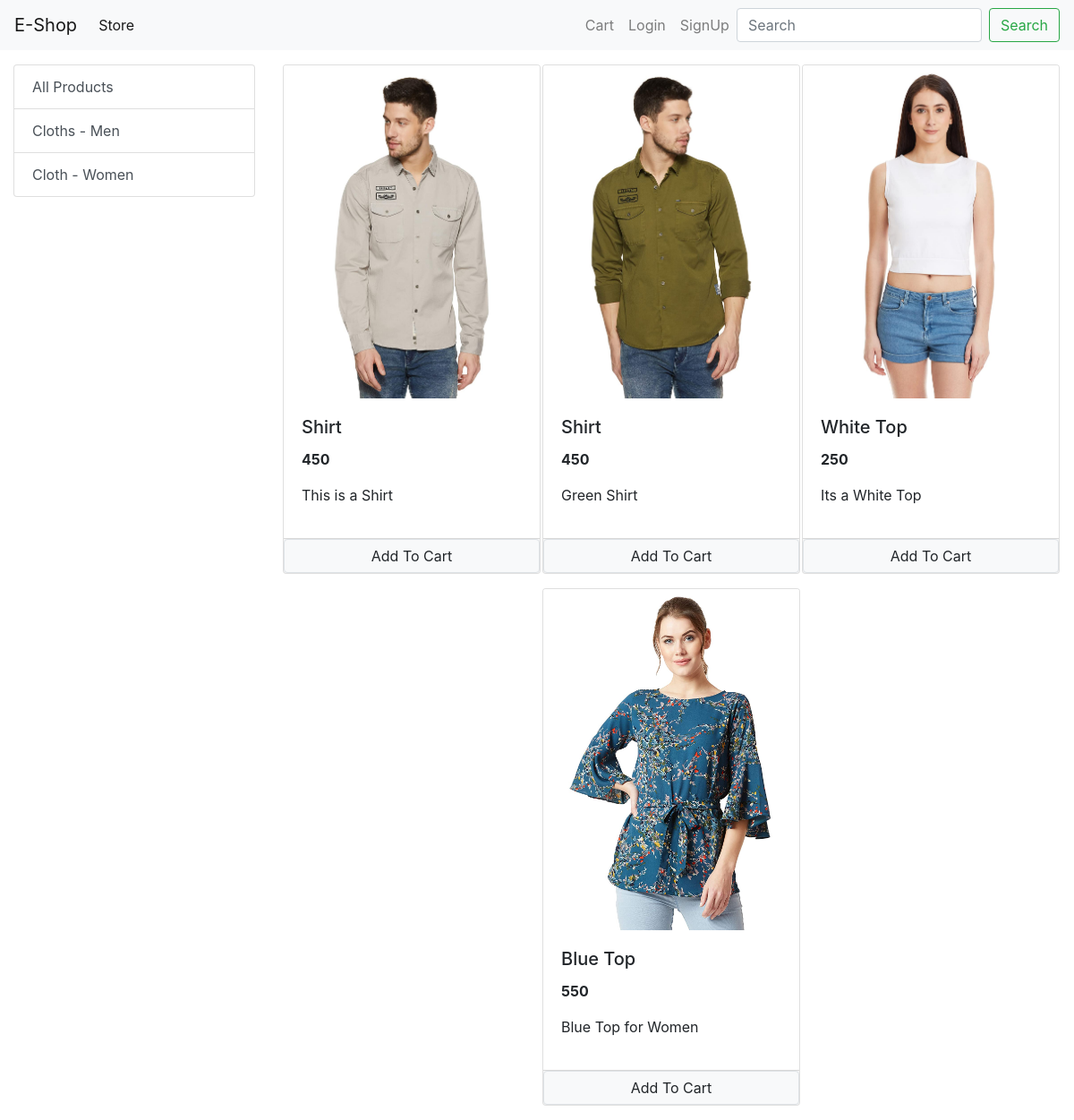
The page / on the database its author committed.
### store/models/category.py (models this page shows, shortened)
class Category(models.Model):
    name = models.CharField(max_length=20)
    @staticmethod
    def get_all_category():
        return Category.objects.all()

### store/models/product.py (models this page shows, shortened)
class Product(models.Model):
    name = models.CharField(max_length=50)
    price = models.IntegerField(default=0)
    category = models.ForeignKey(Category, on_delete=models.CASCADE, default=1)
    description = models.CharField(max_length=200, default=' ')
    image = models.ImageField(upload_to='uploads/products/')
    @staticmethod
    def get_all_products():
        return Product.objects.all()

### store/views/home.py (the view, shortened to what this page needs)
# urls.py: path('', home.Index.as_view(), name="index_page"),
class Index(View):
    def get(self, request):
        cart = request.session.get('cart')
        if not cart:
            request.session['cart'] = {}
        products = None
        categorys = Category.get_all_category()
        categoryID = request.GET.get('category')
        if categoryID:
            products = Product.get_all_products_by_category_id(categoryID)
        else:
            products = Product.get_all_products()
        data = {}
        data['products'] = products
        data['categorys'] = categorys
        print(request.session.get('email'))
        return render(request, 'index.html', data)

### store/templatetags/cart.py (called while the page is built)
@register.filter(name='is_in_cart')
def is_in_cart(product, cart):
    if str(product.id) in cart:
        return True
    return False

### store/templates/index.html (shortened to what this page needs)
{% extends 'base.html' %}
{% block content %}
{% load cart %}
<div class="container-fluid mt-3">
  <div class="row">
    <div class="col-lg-3 mx-auto">
      <div class="list-group">
        <a href="/" class="list-group-item list-group-item-action">All Products</a>
        {% for category in categorys %}
        <a href="/?category={{category.id}}" class="list-group-item list-group-item-action">{{category.name}}</a>
        {% endfor %}
      </div>
    </div>
    <div id='products' class='col-lg-9 mx-auto'>
        <div class="row mx-auto">
          {% for product in products %}
          <div class= "card mx-auto mb-3" id='{{product.id}}' style="width: 18rem;">
            <img src="{{product.image.url}}" class="card-img-top" alt="...">
            <div class="card-body">
              <h5 class="card-title">{{product.name}}</h5>
              <p class="card-text"><b>{{product.price}}</b></p>
              <p>{{product.description}}</p>
            </div>
            <div class="card-footer p-0 ">
              {% if product|is_in_cart:request.session.cart %}
              <div class="row no-gutters">
                <form action="/#{{product.id}}" method="post" class="col-2">
                  {% csrf_token %}
                  <input hidden type="text" name ="product" value="{{product.id}}">
                  <input hidden type="text" name ="minus" value=True>
                  <input type="submit" value=" - " class='btn btn-block btn-secondary'>
                </form>
                <div class="text-center col">{{product|quantity_in_cart:request.session.cart}} in Cart</div>
                <form action="/#{{product.id}}" method="post" class="col-2">
                  {% csrf_token %}
                  <input hidden type="text" name ="product" value="{{product.id}}">
                  <input type="submit" value=' + ' class=' btn btn-block btn-secondary'>
                </form>
            </div>
              {% else %}
              <form action="/#{{product.id}}" method="POST" class="btn-block">
              <input type="submit" href="#" class=" float-right btn btn-light border form-control" value="Add To Cart">
              </form>
              {% endif %}
          </div>
          </div>
          {% endfor %}
      </div>
  </div>
    </div>
  </div>
    {% endblock %}

### store/templates/base.html (shortened to what this page needs)
<!doctype html>
<html lang="en">
  <head>
    <link rel="stylesheet" href="https://cdn.jsdelivr.net/npm/bootstrap@4.6.0/dist/css/bootstrap.min.css">
  </head>
  <body>
    <nav class="navbar navbar-expand-lg navbar-light bg-light">
      <a class="navbar-brand" href="/">E-Shop</a>
      <div class="collapse navbar-collapse" id="navbarSupportedContent">
        <ul class="navbar-nav mr-auto">
          <li class="nav-item active">
            <a class="nav-link" href="#">Store <span class="sr-only">(current)</span></a>
          </li>
        </ul>
        <ul class="navbar-nav  my-2 my-lg-0">
          {% if request.session.customer_id %}
          <li class="nav-item ">
            <a class="nav-link" href="/cart">Cart
              <span class="badge badge-info">{{request.session.cart|length}}</span>
              <span class="sr-only">(current)</span></a>
          </li>
          <li class="nav-item ">
            <a class="nav-link" href="/orders">Orders <span class="sr-only">(current)</span></a>
          </li>
          <li class="nav-item ">
            <a class="nav-link" href="/logout">Logout <span class="sr-only">(current)</span></a>
          </li>
          {% else %}
          <li class="nav-item ">
            <a class="nav-link" href="/cart">Cart <span class="sr-only">(current)</span></a>
          </li>
          <li class="nav-item ">
            <a class="nav-link" href="/login">Login</a>
          </li>
          <li class="nav-item ">
            <a class="nav-link" href="/signup">SignUp</a>
          </li>
          {% endif %}
        </ul>
        <form class="form-inline my-2 my-lg-0">
          <input class="form-control mr-sm-2" type="search" placeholder="Search" aria-label="Search">
          <button class="btn btn-outline-success my-2 my-sm-0" type="submit">Search</button>
        </form>
      </div>
    </nav>
    {% block content %}{% endblock %}
  </body>
</html>

### rows shown on the page
Category: name "Cloths - Men"
Category: name "Cloth - Women"
Product: {{ product.id }} 1 (drawn), image (picture), name "Shirt", price "450", description "This is a Shirt"
Product: image (picture), name "Shirt", price "450", description "Green Shirt"
Product: image (picture), name "White Top", price "250", description "Its a White Top"
Product: image (picture), name "Blue Top", price "550", description "Blue Top for Women"
